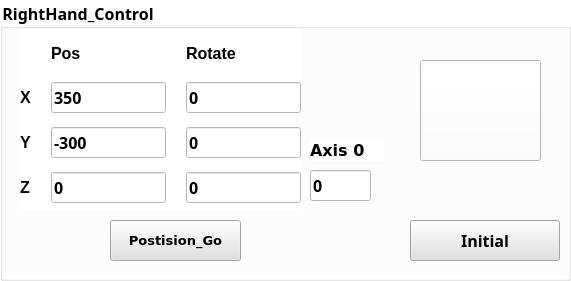
       <widget class="QGroupBox" name="groupBox_11">
        <property name="geometry">
         <rect>
          <x>10</x>
          <y>280</y>
          <width>571</width>
          <height>281</height>
         </rect>
        </property>
        <property name="font">
         <font>
          <family>微軟正黑體</family>
          <pointsize>12</pointsize>
          <weight>75</weight>
          <bold>true</bold>
         </font>
        </property>
        <property name="styleSheet">
         <string notr="true">background-color: rgb(255, 255, 255);</string>
        </property>
        <property name="title">
         <string>RightHand_Control</string>
        </property>
        <widget class="QPushButton" name="RightHand_btn_PosGo">
         <property name="geometry">
          <rect>
           <x>110</x>
           <y>220</y>
           <width>131</width>
           <height>41</height>
          </rect>
         </property>
         <property name="font">
          <font>
           <family>Bitstream Vera Sans</family>
           <pointsize>10</pointsize>
           <weight>75</weight>
           <bold>true</bold>
          </font>
         </property>
         <property name="styleSheet">
          <string notr="true">background-color: rgb(225, 225, 225);</string>
         </property>
         <property name="text">
          <string>Postision_Go</string>
         </property>
        </widget>
        <widget class="QWidget" name="gridLayoutWidget_4">
         <property name="geometry">
          <rect>
           <x>20</x>
           <y>30</y>
           <width>281</width>
           <height>181</height>
          </rect>
         </property>
         <layout class="QGridLayout" name="gridLayout_7">
          <property name="horizontalSpacing">
           <number>20</number>
          </property>
          <item row="3" column="0">
           <widget class="QLabel" name="RightHand_label_title_Z">
            <property name="font">
             <font>
              <pointsize>12</pointsize>
              <weight>75</weight>
              <bold>true</bold>
             </font>
            </property>
            <property name="text">
             <string>Z</string>
            </property>
           </widget>
          </item>
          <item row="1" column="0">
           <widget class="QLabel" name="RightHand_label_title_X">
            <property name="font">
             <font>
              <family>Ubuntu</family>
              <pointsize>12</pointsize>
              <weight>75</weight>
              <italic>false</italic>
              <bold>true</bold>
             </font>
            </property>
            <property name="text">
             <string>X</string>
            </property>
           </widget>
          </item>
          <item row="2" column="0">
           <widget class="QLabel" name="RightHand_label_title_Y">
            <property name="font">
             <font>
              <pointsize>12</pointsize>
              <weight>75</weight>
              <bold>true</bold>
             </font>
            </property>
            <property name="text">
             <string>Y</string>
            </property>
           </widget>
          </item>
          <item row="0" column="2">
           <widget class="QLabel" name="RightHand_label_title_AxisRotate">
            <property name="maximumSize">
             <size>
              <width>16777215</width>
              <height>30</height>
             </size>
            </property>
            <property name="font">
             <font>
              <pointsize>12</pointsize>
              <weight>75</weight>
              <bold>true</bold>
             </font>
            </property>
            <property name="text">
             <string>Rotate</string>
            </property>
           </widget>
          </item>
          <item row="1" column="1">
           <widget class="QLineEdit" name="RightHand_lineEdit_X">
            <property name="font">
             <font>
              <family>微軟正黑體</family>
              <pointsize>12</pointsize>
              <weight>75</weight>
              <bold>true</bold>
             </font>
            </property>
            <property name="text">
             <string>350</string>
            </property>
           </widget>
          </item>
          <item row="1" column="2">
           <widget class="QLineEdit" name="RightHand_lineEdit_RX">
            <property name="font">
             <font>
              <family>微軟正黑體</family>
              <pointsize>12</pointsize>
              <weight>75</weight>
              <bold>true</bold>
             </font>
            </property>
            <property name="text">
             <string>0</string>
            </property>
           </widget>
          </item>
          <item row="2" column="2">
           <widget class="QLineEdit" name="RightHand_lineEdit_RY">
            <property name="font">
             <font>
              <family>微軟正黑體</family>
              <pointsize>12</pointsize>
              <weight>75</weight>
              <bold>true</bold>
             </font>
            </property>
            <property name="text">
             <string>0</string>
            </property>
           </widget>
          </item>
          <item row="3" column="2">
           <widget class="QLineEdit" name="RightHand_lineEdit_RZ">
            <property name="font">
             <font>
              <family>微軟正黑體</family>
              <pointsize>12</pointsize>
              <weight>75</weight>
              <bold>true</bold>
             </font>
            </property>
            <property name="text">
             <string>0</string>
            </property>
           </widget>
          </item>
          <item row="3" column="1">
           <widget class="QLineEdit" name="RightHand_lineEdit_Z">
            <property name="font">
             <font>
              <family>微軟正黑體</family>
              <pointsize>12</pointsize>
              <weight>75</weight>
              <bold>true</bold>
             </font>
            </property>
            <property name="text">
             <string>0</string>
            </property>
           </widget>
          </item>
          <item row="2" column="1">
           <widget class="QLineEdit" name="RightHand_lineEdit_Y">
            <property name="font">
             <font>
              <family>微軟正黑體</family>
              <pointsize>12</pointsize>
              <weight>75</weight>
              <bold>true</bold>
             </font>
            </property>
            <property name="text">
             <string>-300</string>
            </property>
           </widget>
          </item>
          <item row="0" column="1">
           <widget class="QLabel" name="RightHand_label_title_GoalPos">
            <property name="maximumSize">
             <size>
              <width>16777215</width>
              <height>30</height>
             </size>
            </property>
            <property name="font">
             <font>
              <pointsize>12</pointsize>
              <weight>75</weight>
              <bold>true</bold>
             </font>
            </property>
            <property name="text">
             <string>Pos</string>
            </property>
           </widget>
          </item>
         </layout>
        </widget>
        <widget class="QPushButton" name="RightHand_btn_Initial">
         <property name="geometry">
          <rect>
           <x>410</x>
           <y>220</y>
           <width>150</width>
           <height>41</height>
          </rect>
         </property>
         <property name="minimumSize">
          <size>
           <width>150</width>
           <height>0</height>
          </size>
         </property>
         <property name="font">
          <font>
           <family>微軟正黑體</family>
           <pointsize>12</pointsize>
           <weight>75</weight>
           <bold>true</bold>
          </font>
         </property>
         <property name="styleSheet">
          <string notr="true">background-color: rgb(225, 225, 225);</string>
         </property>
         <property name="text">
          <string>Initial</string>
         </property>
        </widget>
        <widget class="QPushButton" name="RightHand_btn_Stop">
         <property name="geometry">
          <rect>
           <x>420</x>
           <y>60</y>
           <width>121</width>
           <height>101</height>
          </rect>
         </property>
         <property name="minimumSize">
          <size>
           <width>50</width>
           <height>50</height>
          </size>
         </property>
         <property name="maximumSize">
          <size>
           <width>16777215</width>
           <height>16777215</height>
          </size>
         </property>
         <property name="font">
          <font>
           <family>Noto Sans CJK JP DemiLight</family>
           <pointsize>12</pointsize>
           <kerning>false</kerning>
          </font>
         </property>
         <property name="styleSheet">
          <string notr="true"/>
         </property>
         <property name="text">
          <string/>
         </property>
         <property name="icon">
          <iconset>
           <normaloff>../images/stop.png</normaloff>../images/stop.png</iconset>
         </property>
         <property name="iconSize">
          <size>
           <width>100</width>
           <height>100</height>
          </size>
         </property>
        </widget>
        <widget class="QLineEdit" name="RightHand_lineEdit_Axis0">
         <property name="geometry">
          <rect>
           <x>310</x>
           <y>170</y>
           <width>61</width>
           <height>31</height>
          </rect>
         </property>
         <property name="font">
          <font>
           <family>微軟正黑體</family>
           <pointsize>12</pointsize>
           <weight>75</weight>
           <bold>true</bold>
          </font>
         </property>
         <property name="text">
          <string>0</string>
         </property>
        </widget>
        <widget class="QLabel" name="RightHand_label_title_axis0">
         <property name="geometry">
          <rect>
           <x>310</x>
           <y>140</y>
           <width>74</width>
           <height>21</height>
          </rect>
         </property>
         <property name="font">
          <font>
           <family>Bitstream Vera Sans</family>
           <pointsize>12</pointsize>
           <weight>75</weight>
           <bold>true</bold>
          </font>
         </property>
         <property name="text">
          <string>Axis 0</string>
         </property>
        </widget>
       </widget>
